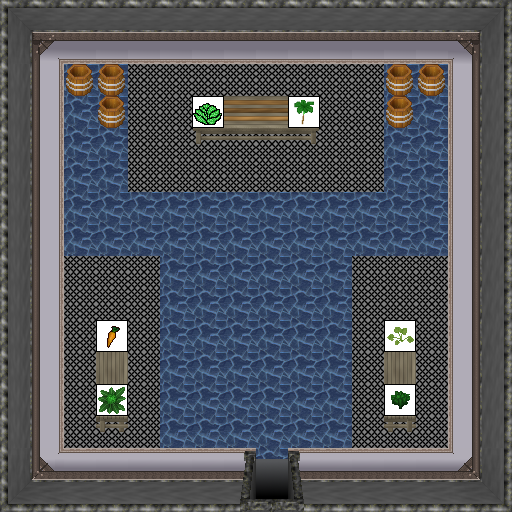

Tiled map render using the project's own tile images. Description and the map definition, with tile-layer contents summarised, below:
An orthogonal 16x16 tile map with 32x32 px tiles, 6 tile layers (0_floor, 1_terrain, 2_object, 3_roof, ...), 1 hidden layer not drawn, 11 tilesets.

<map version="1.2" tiledversion="1.2.2" orientation="orthogonal" renderorder="right-down" width="16" height="16" tilewidth="32" tileheight="32" infinite="0" nextlayerid="8" nextobjectid="1">
 <tileset firstgid="1" name="../../tileset/furniture/table/grey_plain.png" tilewidth="32" tileheight="32" tilecount="9" columns="3">
  <image source="../../tileset/furniture/table/grey_plain.png" width="96" height="96" />
 </tileset>
 <tileset firstgid="10" name="../../tileset/item/pot/barrel.png" tilewidth="32" tileheight="32" tilecount="2" columns="1">
  <image source="../../tileset/item/pot/barrel.png" width="32" height="64" />
 </tileset>
 <tileset firstgid="12" name="../../tileset/logic/collision.png" tilewidth="32" tileheight="32" tilecount="1" columns="1">
  <image source="../../tileset/logic/collision.png" width="32" height="32" />
 </tileset>
 <tileset firstgid="13" name="Untitled" tilewidth="32" tileheight="32" tilecount="8" columns="4">
  <image source="../../tileset/furniture/carpet/carpets.png" width="128" height="64" />
 </tileset>
 <tileset firstgid="21" name="Untitled" tilewidth="32" tileheight="32" tilecount="16" columns="4">
  <image source="../../tileset/building/wall/glass.png" width="128" height="128" />
 </tileset>
 <tileset firstgid="37" name="Untitled" tilewidth="32" tileheight="32" tilecount="9" columns="3">
  <image source="../../tileset/furniture/table/grey_fancy_horizontal.png" width="96" height="96" />
 </tileset>
 <tileset firstgid="46" name="Untitled" tilewidth="32" tileheight="32" tilecount="8" columns="4">
  <image source="../../tileset/item/pot/barrels_2.png" width="128" height="64" />
 </tileset>
 <tileset firstgid="54" name="wall/int_grey" tilewidth="32" tileheight="32" tilecount="121" columns="11">
  <image source="../../tileset/building/wall/int_grey.png" width="352" height="352" />
 </tileset>
 <tileset firstgid="175" name="entrance/grey" tilewidth="32" tileheight="32" tilecount="25" columns="5">
  <image source="../../tileset/building/entrance/grey.png" width="160" height="160" />
 </tileset>
 <tileset firstgid="200" name="indoor/grey_gradients" tilewidth="32" tileheight="32" tilecount="8" columns="4">
  <image source="../../tileset/ground/indoor/grey_gradients.png" width="128" height="64" />
 </tileset>
 <tileset firstgid="208" name="vegetable" tilewidth="32" tileheight="32" tilecount="13" columns="13">
  <image source="../../tileset/logic/item/vegetable.png" width="416" height="32" />
 </tileset>
 <layer id="1" name="0_floor" width="16" height="16">
  <data>[256 cells, 255 non-empty, 3 distinct tile ids]</data>
 </layer>
 <layer id="2" name="1_terrain" width="16" height="16">
  <data>[256 cells, 134 non-empty, 37 distinct tile ids]</data>
 </layer>
 <layer id="3" name="2_object" width="16" height="16">
  <data>[256 cells, 12 non-empty, 12 distinct tile ids]</data>
 </layer>
 <layer id="4" name="3_roof" width="16" height="16">
  <data>[256 cells, 5 non-empty, 5 distinct tile ids]</data>
 </layer>
 <layer id="5" name="objects" width="16" height="32">
  <data>[512 cells, 6 non-empty, 6 distinct tile ids]</data>
 </layer>
 <layer id="6" name="collision" width="16" height="16" visible="0" opacity="0.44">
  <data>[256 cells, 127 non-empty, 1 distinct tile ids]</data>
 </layer>
 <layer id="7" name="protection" width="16" height="16" opacity="0.69">
  <data>[256 cells, 0 non-empty, 0 distinct tile ids]</data>
 </layer>
</map>
